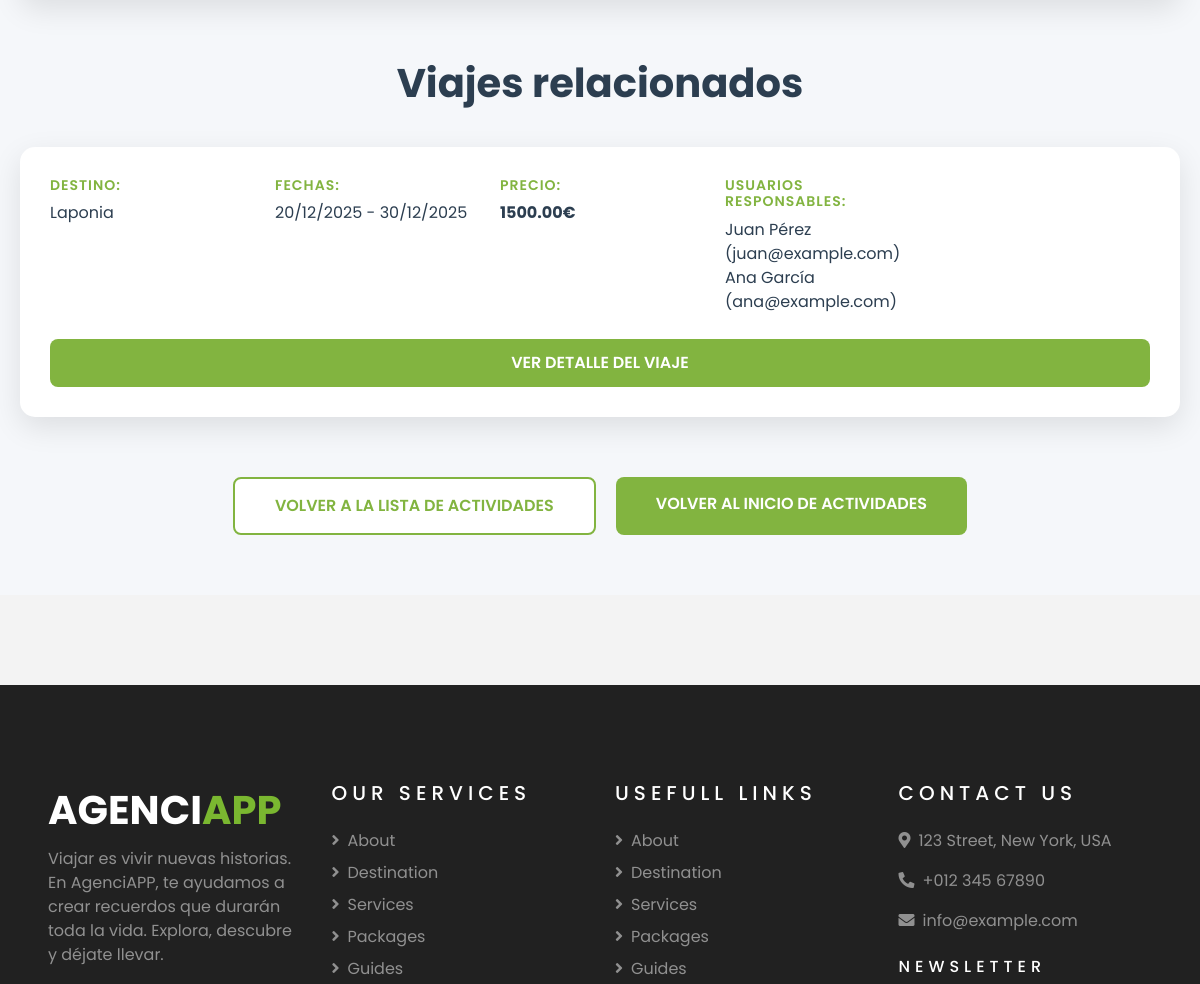
Page /AgenciaAPP/actividades/1/ (middle part) on the earlier database version.
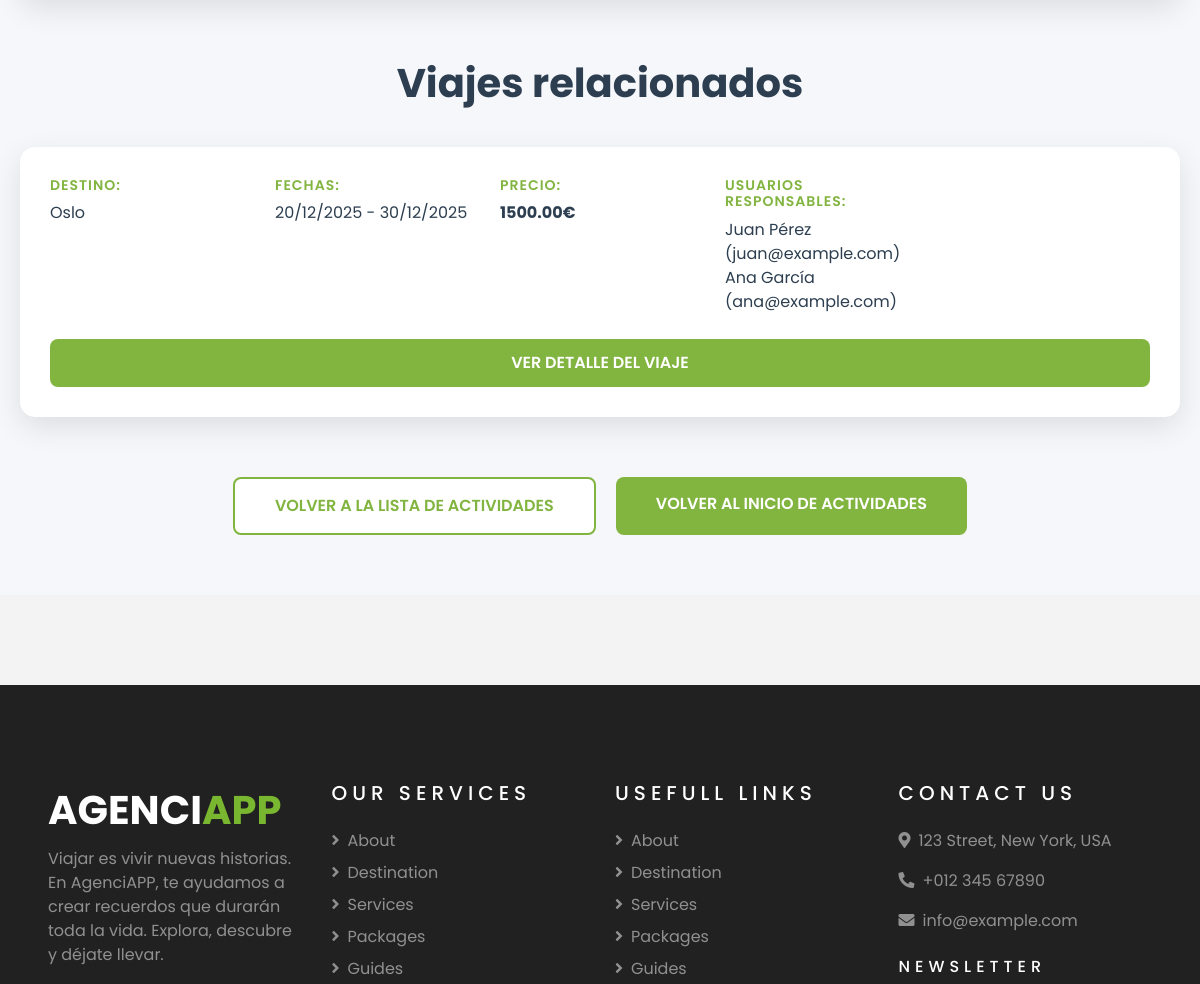
Same page on the later database version.
### AgenciaAPP/models.py (models this page shows, shortened)
class Viaje(models.Model):
   destino = models.CharField(max_length=150)
   descripcion = models.TextField()
   fecha_inicio = models.DateField()
   fecha_fin = models.DateField()
   precio = models.DecimalField(max_digits=8, decimal_places=2)
   fotoViaje = models.URLField("URL de imagen", max_length=500, blank=True, null=True)
   hotel = models.CharField(max_length=150, blank=True, null=True)
   usuario = models.ManyToManyField(Usuario, related_name='viajes')

### AgenciaAPP/views.py (the view)
# urls.py: path('actividades/<int:pk>/', views.detalle_actividad, name='detalle_actividad'),
def detalle_actividad(request, pk):
   actividad = get_object_or_404(Actividad, id=pk)
   context = {'actividad': actividad}
   return render(request, 'actividades/detalle_actividad.html', context)

### AgenciaAPP/templates/actividades/detalle_actividad.html (shortened to what this page needs)
{% extends 'index.html' %}
{% load static %}
{% block extra_css %}
<link rel="stylesheet" href="{% static 'css/actividades/detalle_actividad.css' %}">
{% endblock %}
{% block content %}
<div id="divDetalleActividad">
    <div class="contenedorDetalle">
        <div class="seccionViajes">
            <h2 class="tituloSeccion">Viajes relacionados</h2>
            <div class="listaViajes">
                {% for viaje in actividad.viaje.all %}
                <div class="itemViaje">
                    <div class="infoViaje">
                        <h3>Destino:</h3>
                        <p>{{ viaje.destino }}</p>
                    </div>
                    <div class="infoViaje">
                        <h3>Fechas:</h3>
                        <p>{{ viaje.fecha_inicio|date:"d/m/Y" }} - {{ viaje.fecha_fin|date:"d/m/Y" }}</p>
                    </div>
                    <div class="infoViaje">
                        <h3>Precio:</h3>
                        <p class="precioViaje">{{ viaje.precio }}€</p>
                    </div>
                    <div class="infoViaje">
                        <h3>Usuarios responsables:</h3>
                        {% for usuario in viaje.usuario.all %}
                        <p>{{ usuario.nombre }} ({{ usuario.email }})</p>
                        {% endfor %}
                    </div>
                    <a href="{% url 'detalle_viaje' viaje.pk %}" class="botonVerViaje">VER DETALLE DEL VIAJE</a>
                </div>
                {% endfor %}
            </div>
        </div>
        <div class="botonesNavegacion">
            <a href="{% url 'lista_actividades' %}" class="botonSecundario">
                VOLVER A LA LISTA DE ACTIVIDADES
            </a>
            <a href="{% url 'Actividades' %}" class="botonPrincipal">
                VOLVER AL INICIO DE ACTIVIDADES
            </a>
        </div>
    </div>
</div>
{% endblock %}

Differences in the rows shown:
changed Viaje: destino "Laponia" → "Oslo"
